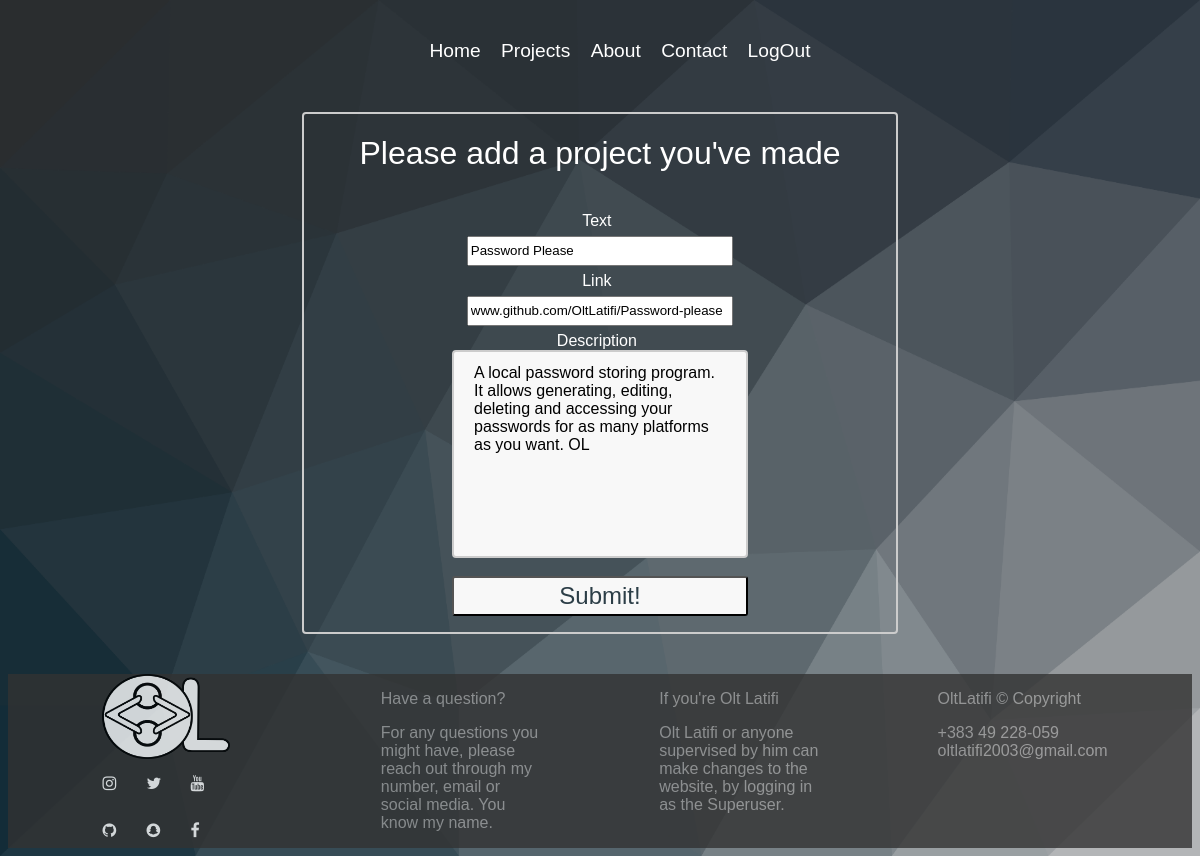
Screenshot of /projects/1/update (signed in) with the database file from the repository.
### Web/models.py (models this page shows, shortened)
class projects(models.Model):
	Editor = models.ForeignKey(User, on_delete=models.CASCADE, default=1)
	Text = models.CharField(max_length=20)
	Description = models.TextField(max_length=500)
	Link = models.CharField(max_length=100)

### Web/views.py (the view)
# urls.py: path('projects/<int:pk>/update', Views.projects_update.as_view(model = projects), name = 'Projects-update'),
class projects_update(LoginRequiredMixin, UserPassesTestMixin, UpdateView):
	model = projects
	template_name = 'Web/projects_update.html'
	fields = ['Text','Link','Description']
	success_url = '/projects'
	def test_func(self):
		thing = self.get_object()
		if self.request.user == thing.Editor:
			return True
		return False

### Web/templates/Web/projects_update.html (shortened to what this page needs)
{% extends "Web/base.html" %}
{% load crispy_forms_tags %}
{% block content %}
<head>
</head>
<center>
  <br>
  <div class="form-text">
      <h1>
        Please add a project you've made
      </h1>
  <br>
    <article>
      <form  method="POST" enctype="multipart/form-data" class="form" style="width: 50%;">
        {{form|crispy}}
        <br>
        <button class="Mybutton" type="submit" style="width: 100%;">Submit!</button>
      </form>
    </article>
  </div>
</center>
{% endblock content %}

### Web/static/Web/css/allcss.css (style rules this page uses)
textarea { width: 100%; }
h1, h2,h3, h4, ul, p, legend, fieldset, a { color: white; font-family: Arial, Helvetica, sans-serif; font-weight: normal; text-decoration: none; }
label { visibility: hidden; }
.form-text { border: solid #ccc 2px; width: 50%; border-radius: 4px; }
.Mybutton { cursor:pointer; font-size:1.5rem; color:white; background-color:#f8f8f8; border-radius:3px; color: #2C3E47; height: 40px; }

### Web/static/Web/css/crud.css (style rules this page uses)
textarea { padding: 12px 20px; box-sizing: border-box; border: 2px solid #ccc; border-radius: 4px; background-color: #f8f8f8; resize: none; font-size: 16px; font-family: Arial, Helvetica, sans-serif; font-weight: normal; }
.form { display: flex; flex-direction: column; width: 40%; }
.form input { width: 90%; height: 30px; margin: 2% 0; }
.form label { visibility: visible; color: white; font-size: 16px; font-family: Arial, Helvetica, sans-serif; }

### Web/templates/Web/projects_update.html (style rules this page uses)
textarea { width: 100%; padding: 12px 20px; box-sizing: border-box; border: 2px solid #ccc; border-radius: 4px; background-color: #f8f8f8; resize: none; font-size: 16px; font-family: Arial, Helvetica, sans-serif; font-weight: normal; }

### rows the page displays
projects: Text "Password Please", Link "www.github.com/OltLatifi/Password-please", Description "A local password storing program. It allows generating, editing, deleting and accessing your passwords for as many platforms as you want. OL"
